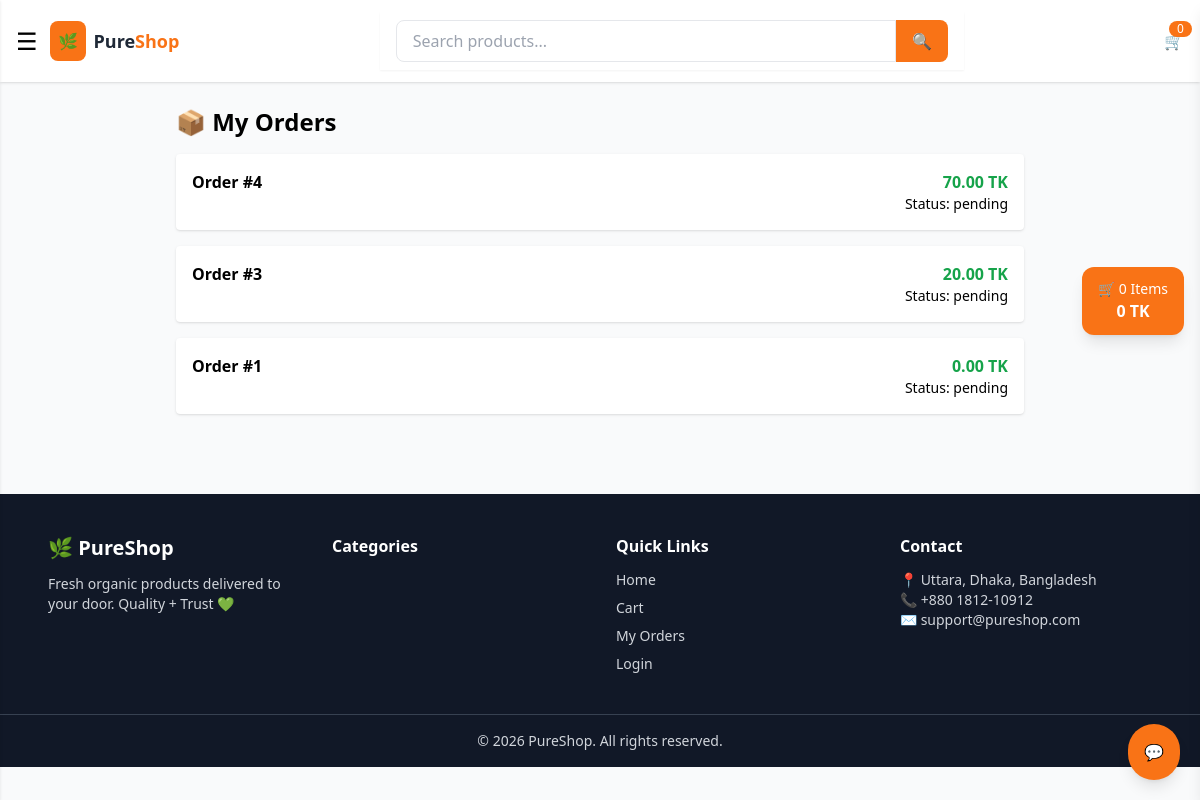
Before: /my-orders/ (signed in) with the older database file.
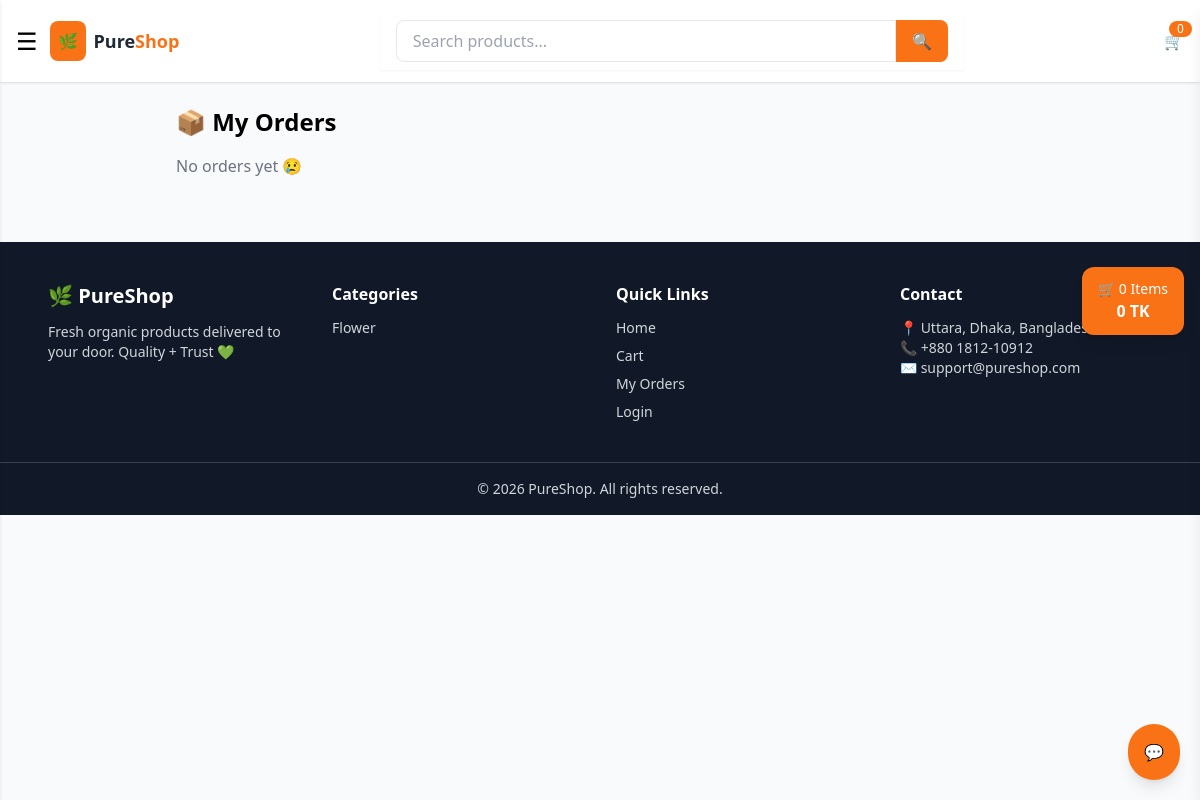
After: the same page with the newer database file.
### orders/models.py (models this page shows, shortened)
class Order(models.Model):
    user = models.ForeignKey(User, on_delete=models.CASCADE)
    created_at = models.DateTimeField(auto_now_add=True)
    total_price = models.DecimalField(max_digits=10, decimal_places=2, default=0)
    name = models.CharField(max_length=200)
    phone = models.CharField(max_length=20)
    address = models.TextField()
    status = models.CharField(max_length=20, default='pending')

### products/models.py (models this page shows, shortened)
class Category(models.Model):
    name = models.CharField(max_length=100)
    image = models.ImageField(upload_to='categories/')

### orders/views.py (the view)
# urls.py: path('my-orders/', order_history, name='order_history'),
@login_required
def order_history(request):
    orders = Order.objects.filter(user=request.user).order_by('-id')
    return render(request, 'orders/order_history.html', {
        'orders': orders
    })

### orders/context_processors.py (called while the page is built)
def sales_data(request):
    today_items = OrderItem.objects.filter(
        order__created_at__date=now().date()
    )
    total_sales = sum(
        item.price * item.quantity
        for item in today_items
    )
    total_quantity = today_items.aggregate(
        Sum('quantity')
    )['quantity__sum'] or 0
    return {
        'today_sales': total_sales,
        'today_quantity': total_quantity
    }

### products/context_processors.py (called while the page is built)
def categories(request):
    return {
        'categories': Category.objects.all()
    }

### templates/orders/order_history.html
{% extends 'base.html' %}
{% block content %}
<div class="max-w-4xl mx-auto p-6">
    <h2 class="text-2xl font-bold mb-4">📦 My Orders</h2>
    {% for order in orders %}
    <div class="bg-white p-4 rounded shadow mb-4">
        <div class="flex justify-between">
            <div>
                <p class="font-semibold">Order #{{ order.id }}</p>
            </div>
            <div class="text-right">
                <p class="text-green-600 font-bold">
                    {{ order.total_price }} TK
                </p>
                <p class="text-sm">
                    Status: {{ order.status }}
                </p>
            </div>
        </div>
    </div>
    {% empty %}
    <p class="text-gray-500">No orders yet 😢</p>
    {% endfor %}
</div>
{% endblock %}

### templates/base.html (shortened to what this page needs)
<!DOCTYPE html>
<html>
<head>
    <script src="https://cdn.tailwindcss.com"></script>
    {% load static %}
</head>
<body class="bg-gray-50">
<nav class="bg-white shadow px-4 py-3 flex items-center justify-between">
    <div class="flex items-center gap-3">
        <span onclick="toggleMenu()" class="text-2xl cursor-pointer">☰</span>
        <a href="/" class="flex items-center gap-2 hover:scale-105 transition duration-200">
            <div class="bg-orange-500 text-white p-2 rounded-lg font-bold">
                🌿
            </div>
            <span class="text-gray-800 font-semibold text-lg">
                Pure<span class="text-orange-500">Shop</span>
            </span>
        </a>
    </div>
    <div class="bg-white px-4 py-2 shadow-sm w-1/2 hidden md:block">
        <form method="GET" class="flex">
            <input type="text" name="q"
                value="{{ request.GET.q }}"
                placeholder="Search products..."
                class="w-full px-4 py-2 border rounded-l-lg focus:outline-none">
            <button class="bg-orange-500 text-white px-4 rounded-r-lg">🔍</button>
        </form>
    </div>
    <div class="relative cursor-pointer" onclick="toggleCart()">
        🛒
        <span id="cart-count"
        class="absolute -top-2 -right-2 bg-orange-500 text-white text-xs px-2 rounded-full">
        0
        </span>
    </div>
</nav>
<div class="max-w-6xl mx-auto">
    {% block content %}{% endblock %}
</div>
<div class="fixed right-4 top-1/3 z-50">
    <div onclick="toggleCart()"
        class="bg-orange-500 text-white px-4 py-3 rounded-xl shadow-lg cursor-pointer hover:scale-105 transition">
        <div class="text-center">
            <div class="text-sm">🛒 <span id="floating-count">0</span> Items</div>
            <div class="font-bold" id="floating-total">0 TK</div>
        </div>
    </div>
</div>
<div class="fixed bottom-5 right-5 z-50">
    <div onclick="openChat()"
        class="bg-orange-500 text-white p-4 rounded-full shadow-lg cursor-pointer hover:scale-110 transition">
        💬
    </div>
</div>
<footer class="bg-gray-900 text-gray-300 mt-10">
    <div class="max-w-6xl mx-auto px-6 py-10 grid md:grid-cols-4 gap-8">
        <div>
            <h2 class="text-xl font-bold text-white mb-3">
                🌿 PureShop
            </h2>
            <p class="text-sm">
                Fresh organic products delivered to your door. Quality + Trust 💚
            </p>
        </div>
        <div>
            <h3 class="text-white font-semibold mb-3">Categories</h3>
            <ul class="space-y-2 text-sm">
                {% for cat in categories|slice:":6" %}
                <li>
                    <a href="/?category={{ cat.id }}" class="hover:text-orange-400">
                        {{ cat.name }}
                    </a>
                </li>
                {% endfor %}
            </ul>
        </div>
        <div>
            <h3 class="text-white font-semibold mb-3">Quick Links</h3>
            <ul class="space-y-2 text-sm">
                <li><a href="/" class="hover:text-orange-400">Home</a></li>
                <li><a href="/cart/" class="hover:text-orange-400">Cart</a></li>
                <li><a href="/my-orders/" class="hover:text-orange-400">My Orders</a></li>
                <li><a href="/login/" class="hover:text-orange-400">Login</a></li>
            </ul>
        </div>
        <div>
            <h3 class="text-white font-semibold mb-3">Contact</h3>
            <p class="text-sm">📍 Uttara, Dhaka, Bangladesh</p>
            <p class="text-sm">📞 +880 1812-10912</p>
            <p class="text-sm">✉ support@pureshop.com</p>
        </div>
    </div>
    <div class="border-t border-gray-700 text-center py-4 text-sm">
        © <span id="year"></span> PureShop. All rights reserved.
    </div>
</footer>
</body>
</html>

Changed rows visible on the page:
removed Order: id "4", total_price "70.00", status "pending"
removed Order: id "3", total_price "20.00", status "pending"
removed Order: id "1", total_price "0.00", status "pending"
added Category: name "Flower"
Other visible differences:
text now shown: "No orders yet 😢"
